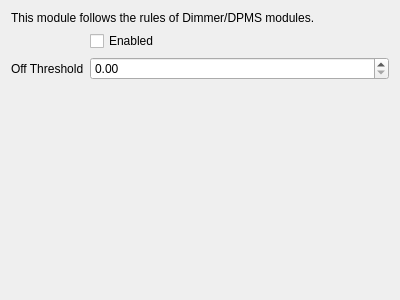
<?xml version="1.0" encoding="UTF-8"?>
<ui version="4.0">
 <class>KeyboardTab</class>
 <widget class="QWidget" name="KeyboardTab">
  <property name="geometry">
   <rect>
    <x>0</x>
    <y>0</y>
    <width>400</width>
    <height>300</height>
   </rect>
  </property>
  <property name="windowTitle">
   <string>KeyboardTab</string>
  </property>
  <layout class="QGridLayout" name="gridLayout_2">
   <item row="0" column="0">
    <widget class="QLabel" name="label">
     <property name="sizePolicy">
      <sizepolicy hsizetype="Preferred" vsizetype="Maximum">
       <horstretch>0</horstretch>
       <verstretch>0</verstretch>
      </sizepolicy>
     </property>
     <property name="text">
      <string>This module follows the rules of Dimmer/DPMS modules.</string>
     </property>
    </widget>
   </item>
   <item row="1" column="0">
    <layout class="QFormLayout" name="formLayout">
     <item row="0" column="0">
      <widget class="QLabel" name="label_2">
       <property name="text">
        <string> </string>
       </property>
      </widget>
     </item>
     <item row="0" column="1">
      <widget class="QCheckBox" name="enableKb">
       <property name="text">
        <string>Enabled</string>
       </property>
      </widget>
     </item>
     <item row="1" column="0">
      <widget class="QLabel" name="label_3">
       <property name="toolTip">
        <string>The ambient brightness above which the keyboard backlight should turn off.</string>
       </property>
       <property name="text">
        <string>Off Threshold</string>
       </property>
      </widget>
     </item>
     <item row="1" column="1">
      <widget class="QDoubleSpinBox" name="offThresh">
       <property name="suffix">
        <string/>
       </property>
       <property name="maximum">
        <double>1.000000000000000</double>
       </property>
       <property name="singleStep">
        <double>0.010000000000000</double>
       </property>
      </widget>
     </item>
    </layout>
   </item>
  </layout>
 </widget>
 <resources/>
 <connections/>
</ui>
